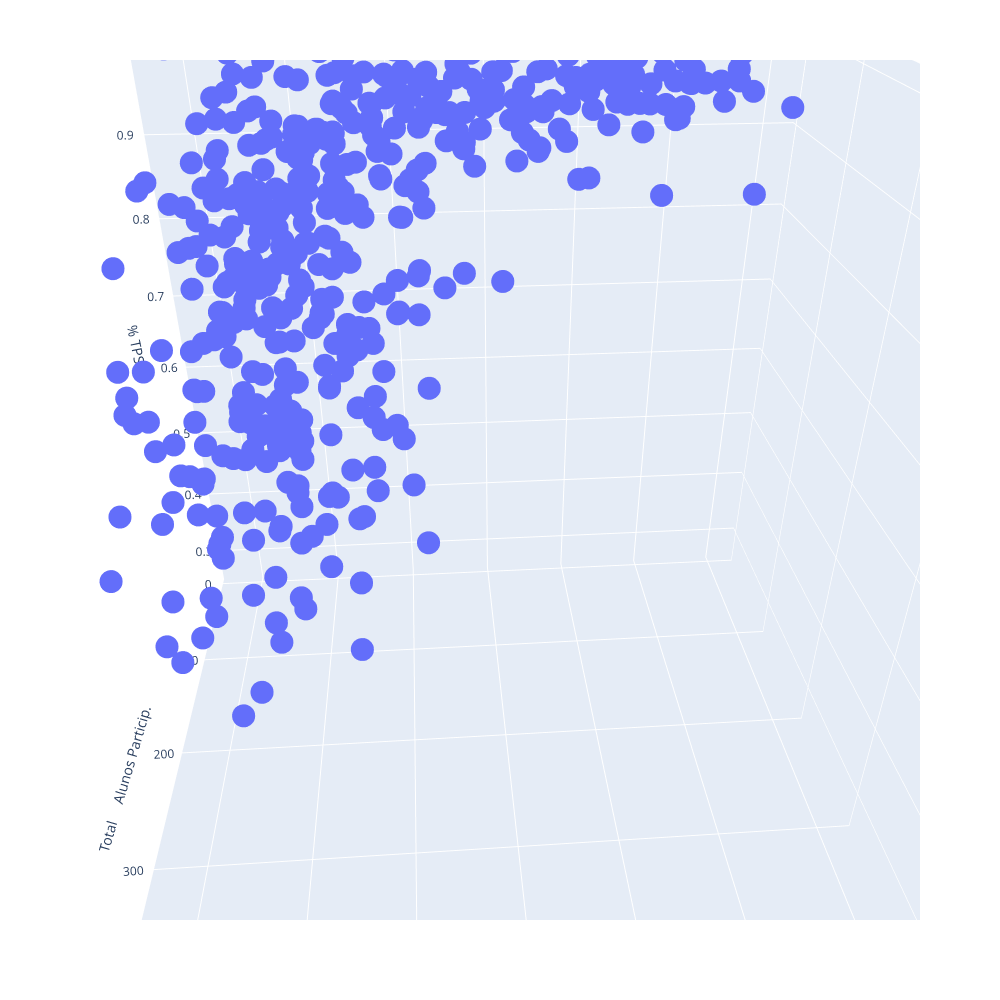

Source (notebook cell):
### Code cell
fig = px.scatter_3d(escolas_diamante,
                   x= 'Total     Alunos Particip.',
                   y= 'IDESP 2023',
                   z= '% TPS')

fig.update_layout(
    width = 1000,
    height = 1000
)

iplot(fig)

### Figure 1 — Plotly figure (JSON) as saved in the notebook; plotly's stock layout.template omitted (floating-point values rounded to 4 significant figures; data arrays with more than 128 entries replaced by an {"elided": "..."} marker saying what was removed)
{"data": [{"hovertemplate": "Total     Alunos Particip.=%{x}<br>IDESP 2023=%{y}<br>% TPS=%{z}<extra></extra>", "legendgroup": "", "marker": {"color": "#636efa", "symbol": "circle"}, "mode": "markers", "name": "", "scene": "scene", "showlegend": false, "type": "scatter3d", "x": {"elided": "456 int values"}, "y": {"elided": "456 float values"}, "z": {"elided": "456 float values"}}], "layout": {"height": 1000, "legend": {"tracegroupgap": 0}, "margin": {"t": 60}, "scene": {"aspectmode": "auto", "aspectratio": {"x": 1, "y": 1, "z": 1}, "camera": {"center": {"x": 0, "y": 0, "z": 0}, "eye": {"x": 1.144, "y": -0.08727, "z": 0.7332}, "projection": {"type": "perspective"}, "up": {"x": 0, "y": 0, "z": 1}}, "domain": {"x": [0, 1], "y": [0, 1]}, "xaxis": {"title": {"text": "Total     Alunos Particip."}, "type": "linear"}, "yaxis": {"title": {"text": "IDESP 2023"}, "type": "linear"}, "zaxis": {"title": {"text": "% TPS"}, "type": "linear"}}, "width": 1000}}
